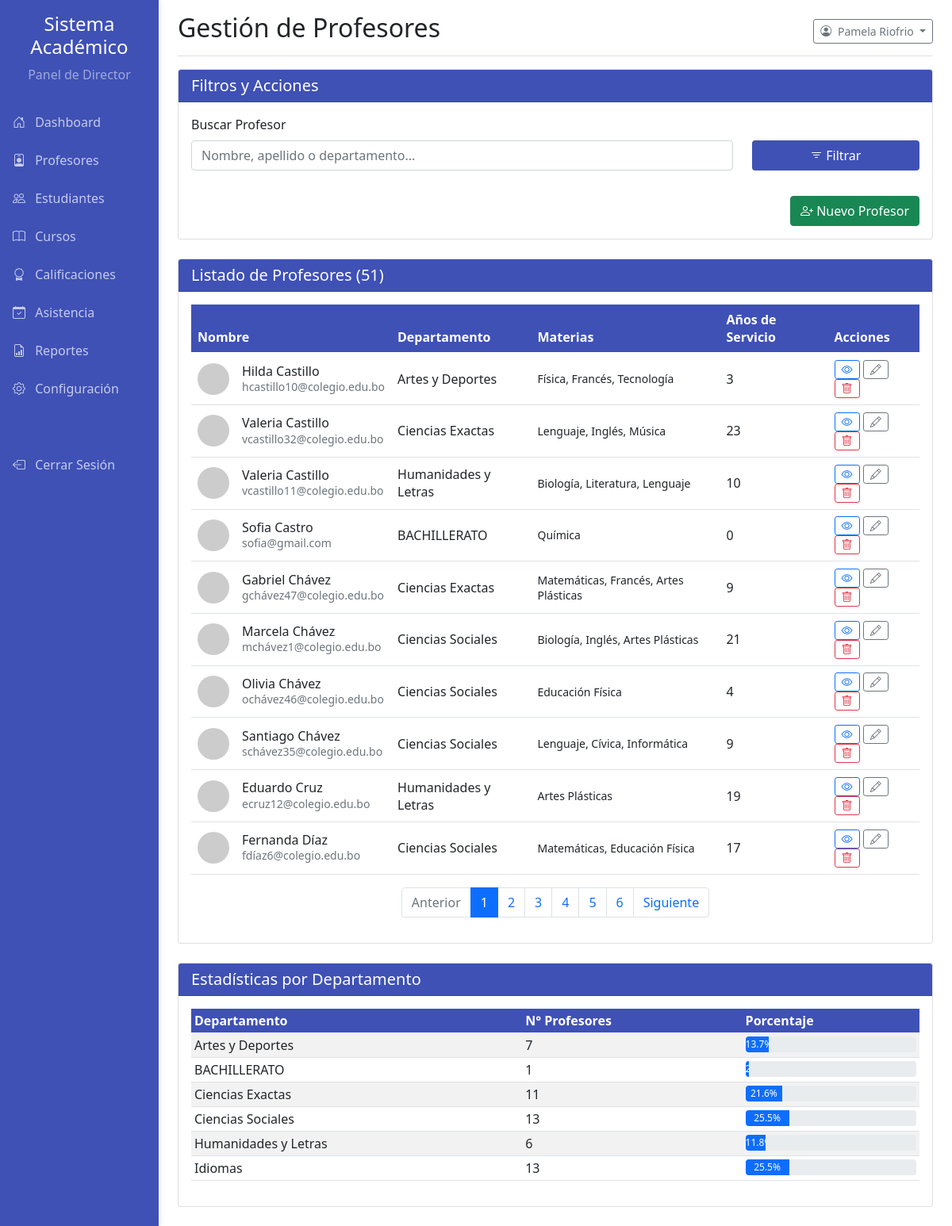
/pages/director_profesores.php (signed in), run on the app's committed database.
### tables this page shows
CREATE TABLE `usuarios` (
  `id` int(11) NOT NULL,
  `nombre` varchar(100) NOT NULL,
  `apellido` varchar(100) NOT NULL,
  `email` varchar(150) NOT NULL,
  `password` varchar(255) NOT NULL,
  `role_id` int(11) NOT NULL,
  `fecha_creacion` datetime NOT NULL DEFAULT current_timestamp()
);

CREATE TABLE `profesores` (
  `id` int(11) NOT NULL,
  `usuario_id` int(11) NOT NULL,
  `cedula` varchar(20) NOT NULL,
  `fecha_nacimiento` date NOT NULL,
  `departamento` varchar(100) NOT NULL,
  `cargo` varchar(100) NOT NULL,
  `fecha_inicio` date NOT NULL,
  `tipo_contrato` varchar(50) NOT NULL,
  `codigo_empleado` varchar(50) DEFAULT NULL,
  `titulo_academico` varchar(150) DEFAULT NULL,
  `universidad` varchar(150) DEFAULT NULL,
  `especializacion` varchar(150) DEFAULT NULL,
  `anio_graduacion` year(4) DEFAULT NULL,
  `otros_titulos` text DEFAULT NULL,
  `direccion` varchar(255) NOT NULL,
  `formacion_academica` text NOT NULL,
  `foto_perfil` varchar(255) DEFAULT NULL,
  `enviar_credenciales` tinyint(1) NOT NULL DEFAULT 1,
  `especialidad` varchar(100) DEFAULT NULL,
  `telefono` varchar(20) DEFAULT NULL
);

### pages/director_profesores.php (the view, shortened to what this page needs)
<?php
require_once '../config.php';
$stmt_director = $mysqli->prepare("SELECT nombre, apellido FROM usuarios WHERE id = ?");
$stmt_director->bind_param('i', $_SESSION['user_id']);
$stmt_director->execute();
$stmt_director->bind_result($nombre, $apellido);
$filtro_busqueda = isset($_GET['search']) ? trim($_GET['search']) : '';
$where_sql = '';
$params = [];
$param_types = '';
$registros_por_pagina = 10;
$pagina_actual = isset($_GET['page']) ? (int)$_GET['page'] : 1;
$offset = ($pagina_actual - 1) * $registros_por_pagina;
$sql_total = "SELECT COUNT(p.id) FROM profesores p JOIN usuarios u ON p.usuario_id = u.id" . $where_sql;
$stmt_total = $mysqli->prepare($sql_total);
$stmt_total->execute();
$total_profesores = $stmt_total->get_result()->fetch_row()[0];
$total_paginas = ceil($total_profesores / $registros_por_pagina);
$profesores = [];
$sql_profesores = "
    SELECT
        p.id AS profesor_id, p.codigo_empleado, p.departamento, p.fecha_inicio, p.foto_perfil,
        u.nombre, u.apellido, u.email
    FROM profesores p
    JOIN usuarios u ON p.usuario_id = u.id
    $where_sql
    ORDER BY u.apellido, u.nombre
    LIMIT ? OFFSET ?
";
$stmt_profesores = $mysqli->prepare($sql_profesores);
$params_paginacion = $params;
$params_paginacion[] = $registros_por_pagina;
$params_paginacion[] = $offset;
$param_types_paginacion = $param_types . 'ii';
if (!empty($params)) {
    $stmt_profesores->bind_param($param_types_paginacion, ...$params_paginacion);
} else {
    $stmt_profesores->bind_param('ii', $registros_por_pagina, $offset);
}
$stmt_profesores->execute();
$result_profesores = $stmt_profesores->get_result();
while ($profesor = $result_profesores->fetch_assoc()) {
    $materias_profesor = [];
    $stmt_materias_profesor = $mysqli->prepare("
        SELECT m.nombre FROM materias m
        JOIN profesor_materias pm ON m.id = pm.materia_id
        WHERE pm.profesor_id = ?
    ");
    $stmt_materias_profesor->bind_param('i', $profesor['profesor_id']);
    $stmt_materias_profesor->execute();
    $result_materias_profesor = $stmt_materias_profesor->get_result();
    while ($materia = $result_materias_profesor->fetch_assoc()) {
        $materias_profesor[] = $materia['nombre'];
    }
    $profesor['materias_asignadas'] = implode(', ', $materias_profesor);
    $profesores[] = $profesor;
}
$distribucion_departamentos = [];
$total_general_profesores = $mysqli->query("SELECT COUNT(id) FROM profesores")->fetch_row()[0];
$result_dist_dept = $mysqli->query("SELECT departamento, COUNT(id) as total FROM profesores GROUP BY departamento");
while ($row = $result_dist_dept->fetch_assoc()) {
    $distribucion_departamentos[] = [
        'nombre' => $row['departamento'],
        'total' => $row['total'],
        'porcentaje' => ($total_general_profesores > 0) ? round(($row['total'] / $total_general_profesores) * 100, 1) : 0
    ];
}
include __DIR__ . '/side_bar_director.php';
?>
<!DOCTYPE html>
<html lang="es">
<head>
    <link href="../css/bootstrap.min.css" rel="stylesheet">
    <link href="../css/academic.css" rel="stylesheet" type="text/css">
    <link rel="stylesheet" href="https://cdn.jsdelivr.net/npm/bootstrap-icons@1.8.1/font/bootstrap-icons.css">
</head>
<body>
    <div class="container-fluid">
        <div class="row">
            <div class="col-md-9 ms-sm-auto col-lg-10 px-md-4">
                <div class="d-flex justify-content-between flex-wrap flex-md-nowrap align-items-center pt-3 pb-2 mb-3 border-bottom">
                    <h1 class="h2">Gestión de Profesores</h1>
                    <div class="btn-toolbar mb-2 mb-md-0">
                        <div class="dropdown">
                            <button class="btn btn-sm btn-outline-secondary dropdown-toggle" type="button" id="dropdownMenuButton" data-bs-toggle="dropdown" aria-expanded="false">
                                <i class="bi bi-person-circle me-1"></i>
                                <?php echo htmlspecialchars($nombre . ' ' . $apellido, ENT_QUOTES, 'UTF-8'); ?>
                            </button>
                        </div>
                    </div>
                </div>
                <div class="card mb-4">
                    <div class="card-header card-header-academic"><h5 class="mb-0 text-white">Filtros y Acciones</h5></div>
                    <div class="card-body">
                        <form method="GET" action="">
                            <div class="row align-items-end">
                                <div class="col-md-9 mb-3">
                                    <label for="search" class="form-label">Buscar Profesor</label>
                                    <input type="text" class="form-control" name="search" id="search" value="<?php echo htmlspecialchars($filtro_busqueda); ?>" placeholder="Nombre, apellido o departamento...">
                                </div>
                                <div class="col-md-3 mb-3">
                                    <button type="submit" class="btn btn-academic w-100"><i class="bi bi-filter"></i> Filtrar</button>
                                </div>
                            </div>
                        </form>
                        <div class="text-end mt-2">
                            <button class="btn btn-success" data-bs-toggle="modal" data-bs-target="#newProfessorModal">
                                <i class="bi bi-person-plus"></i> Nuevo Profesor
                            </button>
                        </div>
                    </div>
                </div>
                <div class="card mb-4">
                    <div class="card-header card-header-academic">
                        <h5 class="mb-0 text-white">Listado de Profesores (<?php echo $total_profesores; ?>)</h5>
                    </div>
                    <div class="card-body">
                        <div class="table-responsive">
                            <table class="table table-hover align-middle">
                                <thead class="table-academic">
                                    <tr>
                                        <th>Nombre</th>
                                        <th>Departamento</th>
                                        <th>Materias</th>
                                        <th>Años de Servicio</th>
                                        <th>Acciones</th>
                                    </tr>
                                </thead>
                                <tbody>
                                    <?php if (empty($profesores)): ?>
                                        <tr><td colspan="5" class="text-center">No se encontraron profesores.</td></tr>
                                    <?php else: ?>
                                        <?php foreach ($profesores as $profesor): ?>
                                        <tr>
                                            <td>
                                                <div class="d-flex align-items-center">
                                                    <?php
                                                    $foto_path = 'https://via.placeholder.com/40';
                                                    if (!empty($profesor['foto_perfil'])) {
                                                        if (strpos($profesor['foto_perfil'], 'http') === 0) {
                                                            $foto_path = $profesor['foto_perfil'];
                                                        } else {
                                                            $foto_path = '../uploads/profiles/' . $profesor['foto_perfil'];
                                                        }
                                                    }
                                                    ?>
                                                    <img src="<?php echo htmlspecialchars($foto_path); ?>" class="rounded-circle me-3" alt="Foto" style="width: 40px; height: 40px; object-fit: cover;">
                                                    <div>
                                                        <h6 class="mb-0"><?php echo htmlspecialchars($profesor['nombre'] . ' ' . $profesor['apellido']); ?></h6>
                                                        <small class="text-muted"><?php echo htmlspecialchars($profesor['email']); ?></small>
                                                    </div>
                                                </div>
                                            </td>
                                            <td><?php echo htmlspecialchars($profesor['departamento']); ?></td>
                                            <td><small><?php echo htmlspecialchars($profesor['materias_asignadas'] ?: 'Ninguna asignada'); ?></small></td>
                                            <td>
                                                <?php
                                                $fecha_inicio = new DateTime($profesor['fecha_inicio']);
                                                $hoy = new DateTime();
                                                echo $hoy->diff($fecha_inicio)->y;
                                                ?>
                                            </td>
                                            <td>
                                                <button class="btn btn-sm btn-outline-primary" title="Ver Perfil"><i class="bi bi-eye"></i></button>
                                                <button class="btn btn-sm btn-outline-secondary" title="Editar"><i class="bi bi-pencil"></i></button>
                                                <button class="btn btn-sm btn-outline-danger" title="Eliminar"><i class="bi bi-trash"></i></button>
                                            </td>
                                        </tr>
                                        <?php endforeach; ?>
                                    <?php endif; ?>
                                </tbody>
                            </table>
                        </div>
                        <nav aria-label="Page navigation">
                            <ul class="pagination justify-content-center">
                                <?php $query_params = !empty($filtro_busqueda) ? ['search' => $filtro_busqueda] : []; ?>
                                <li class="page-item <?php if ($pagina_actual <= 1) echo 'disabled'; ?>">
                                    <a class="page-link" href="?page=<?php echo $pagina_actual - 1; ?>&<?php echo http_build_query($query_params); ?>">Anterior</a>
                                </li>
                                <?php for ($i = 1; $i <= $total_paginas; $i++): ?>
                                <li class="page-item <?php if ($pagina_actual == $i) echo 'active'; ?>">
                                    <a class="page-link" href="?page=<?php echo $i; ?>&<?php echo http_build_query($query_params); ?>"><?php echo $i; ?></a>
                                </li>
                                <?php endfor; ?>
                                <li class="page-item <?php if ($pagina_actual >= $total_paginas) echo 'disabled'; ?>">
                                    <a class="page-link" href="?page=<?php echo $pagina_actual + 1; ?>&<?php echo http_build_query($query_params); ?>">Siguiente</a>
                                </li>
                            </ul>
                        </nav>
                    </div>
                </div>
                <div class="card mb-4">
                    <div class="card-header card-header-academic"><h5 class="mb-0 text-white">Estadísticas por Departamento</h5></div>
                    <div class="card-body">
                        <div class="table-responsive">
                            <table class="table table-sm table-striped">
                                <thead class="table-academic">
                                    <tr>
                                        <th>Departamento</th>
                                        <th>N° Profesores</th>
                                        <th>Porcentaje</th>
                                    </tr>
                                </thead>
                                <tbody>
                                    <?php if (empty($distribucion_departamentos)): ?>
                                    <tr><td colspan="3" class="text-center">No hay datos para mostrar.</td></tr>
                                    <?php else: ?>
                                    <?php foreach ($distribucion_departamentos as $depto): ?>
                                    <tr>
                                        <td><?php echo htmlspecialchars($depto['nombre']); ?></td>
                                        <td><?php echo $depto['total']; ?></td>
                                        <td>
                                            <div class="progress" style="height: 20px;">
                                                <div class="progress-bar" role="progressbar" style="width: <?php echo $depto['porcentaje']; ?>%;" aria-valuenow="<?php echo $depto['porcentaje']; ?>" aria-valuemin="0" aria-valuemax="100"><?php echo $depto['porcentaje']; ?>%</div>
                                            </div>
                                        </td>
                                    </tr>
                                    <?php endforeach; ?>
                                    <?php endif; ?>
                                </tbody>
                            </table>
                        </div>
                    </div>
                </div>
            </div>
        </div>
    </div>
</body>
</html>

### data on the page
usuarios: nombre+apellido "Pamela Riofrio"
profesores: usuario.apellido "Hilda Castillo", usuario.email "hcastillo10@colegio.edu.bo", departamento "Artes y Deportes", materias_asignadas "Física, Francés, Tecnología", fecha_inicio "3"
profesores: usuario.apellido "Valeria Castillo", usuario.email "vcastillo32@colegio.edu.bo", departamento "Ciencias Exactas", materias_asignadas "Lenguaje, Inglés, Música", fecha_inicio "23"
profesores: usuario.apellido "Valeria Castillo", usuario.email "vcastillo11@colegio.edu.bo", departamento "Humanidades y Letras", materias_asignadas "Biología, Literatura, Lenguaje", fecha_inicio "10"
profesores: usuario.apellido "Sofia Castro", usuario.email "sofia@gmail.com", departamento "BACHILLERATO", materias_asignadas "Química", fecha_inicio "0"
profesores: usuario.apellido "Gabriel Chávez", usuario.email "gchávez47@colegio.edu.bo", departamento "Ciencias Exactas", materias_asignadas "Matemáticas, Francés, Artes Plásticas", fecha_inicio "9"
profesores: usuario.apellido "Marcela Chávez", usuario.email "mchávez1@colegio.edu.bo", departamento "Ciencias Sociales", materias_asignadas "Biología, Inglés, Artes Plásticas", fecha_inicio "21"
profesores: usuario.apellido "Olivia Chávez", usuario.email "ochávez46@colegio.edu.bo", departamento "Ciencias Sociales", materias_asignadas "Educación Física", fecha_inicio "4"
profesores: usuario.apellido "Santiago Chávez", usuario.email "schávez35@colegio.edu.bo", departamento "Ciencias Sociales", materias_asignadas "Lenguaje, Cívica, Informática", fecha_inicio "9"
profesores: usuario.apellido "Eduardo Cruz", usuario.email "ecruz12@colegio.edu.bo", departamento "Humanidades y Letras", materias_asignadas "Artes Plásticas", fecha_inicio "19"
profesores: usuario.apellido "Fernanda Díaz", usuario.email "fdíaz6@colegio.edu.bo", departamento "Ciencias Sociales", materias_asignadas "Matemáticas, Educación Física", fecha_inicio "17"

### other printed values
$total_profesores "51"
$depto['nombre'] "Artes y Deportes"
$depto['total'] "7"
$depto['porcentaje'] "13.7"
$depto['nombre'] "BACHILLERATO"
$depto['total'] "1"
$depto['nombre'] "Ciencias Exactas"
$depto['total'] "11"
$depto['porcentaje'] "21.6"
$depto['nombre'] "Ciencias Sociales"
$depto['total'] "13"
$depto['porcentaje'] "25.5"
$depto['nombre'] "Humanidades y Letras"
$depto['total'] "6"
$depto['porcentaje'] "11.8"
